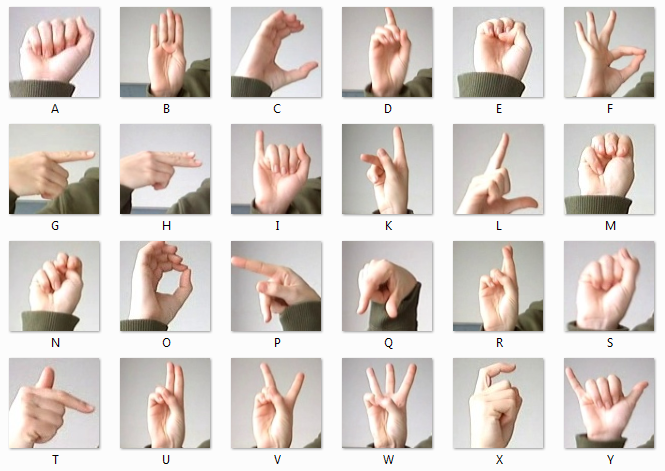
#> input picture data/sign_mnist/amer_sign2.png, 665 x 471 px
$ python -i SLR.py   (imports and definitions only)
#> lines starting #> are read from the running program, lines starting #| are printed output that depends on the picture; after the words box and inside, x2 and y2 are one past the last pixel; in counts of white or black regions, pixels touching at a corner belong together
import os
import gc
import cv2
import numpy as np
import pandas as pd
import matplotlib.pyplot as plt
import tensorflow as tf
from tensorflow.keras.models import Sequential
from tensorflow.keras.layers import Conv2D, MaxPooling2D, Dense
import seaborn as sns
from sklearn.metrics import confusion_matrix

def crop_hand_simple(img_gray, output_size=64):
    h, w = img_gray.shape

    # Adaptive threshold handles varied lighting better than a fixed value
    thresh = cv2.adaptiveThreshold(
        img_gray, 255,
        cv2.ADAPTIVE_THRESH_GAUSSIAN_C,
        cv2.THRESH_BINARY, 11, 2
    )

    # Morphological closing fills small gaps in the hand region
    kernel = cv2.getStructuringElement(cv2.MORPH_ELLIPSE, (7, 7))
    thresh = cv2.morphologyEx(thresh, cv2.MORPH_CLOSE, kernel)

    contours, _ = cv2.findContours(thresh, cv2.RETR_EXTERNAL, cv2.CHAIN_APPROX_SIMPLE)
    contours = [c for c in contours if cv2.contourArea(c) > 1000]

    if contours:
        c = max(contours, key=cv2.contourArea)
        x, y, cw, ch = cv2.boundingRect(c)
        pad = int(max(cw, ch) * 0.2)
        x1, y1 = max(0, x - pad), max(0, y - pad)
        x2, y2 = min(w, x + cw + pad), min(h, y + ch + pad)
        cropped = img_gray[y1:y2, x1:x2]
    else:
        # Warn instead of silently producing a bad crop
        print("No contour found — falling back to center crop")
        margin_y, margin_x = int(h * 0.2), int(w * 0.2)
        cropped = img_gray[margin_y:h - margin_y, margin_x:w - margin_x]

    # Square-pad with black to preserve aspect ratio
    ch, cw = cropped.shape
    size = max(ch, cw)
    canvas = np.zeros((size, size), dtype=np.uint8)
    canvas[(size - ch) // 2:(size - ch) // 2 + ch,
           (size - cw) // 2:(size - cw) // 2 + cw] = cropped

    # Resize to a fixed output resolution
    return cv2.resize(canvas, (output_size, output_size), interpolation=cv2.INTER_AREA)

# [45 lines left out: functions build_cropped_dataset, resize_and_cast, random_black_background, not called in this run]

# augment MNIST by blurring to encourage robustness
def augment_mnist(x, y):
    x = tf.nn.avg_pool2d(x, ksize=2, strides=1, padding='SAME')
    return x, y


# [244 lines left out: function SLR, not called in this run]

# [6 lines not run here, left out]

>>> import cv2
>>> picture = cv2.imread('../data/sign_mnist/amer_sign2.png', cv2.IMREAD_GRAYSCALE)
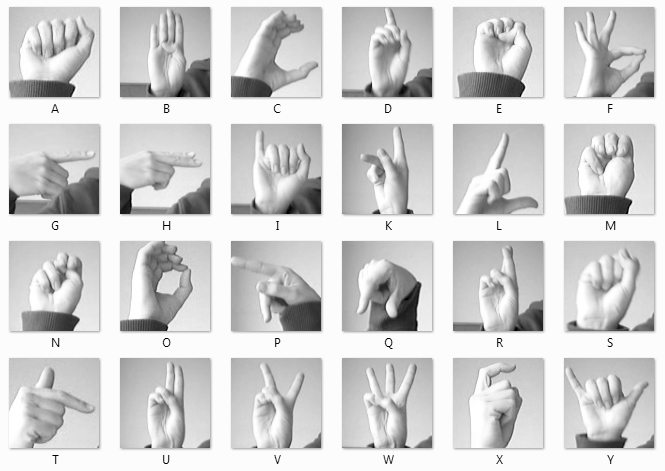
#> picture: shape (471, 665); min 0, max 255, mean 209.7
>>> result = crop_hand_simple(picture)
#> in crop_hand_simple, `thresh = cv2.adaptiveThreshold( img_gray, 255, cv2.ADAPTIVE_THRESH_GAU..`:
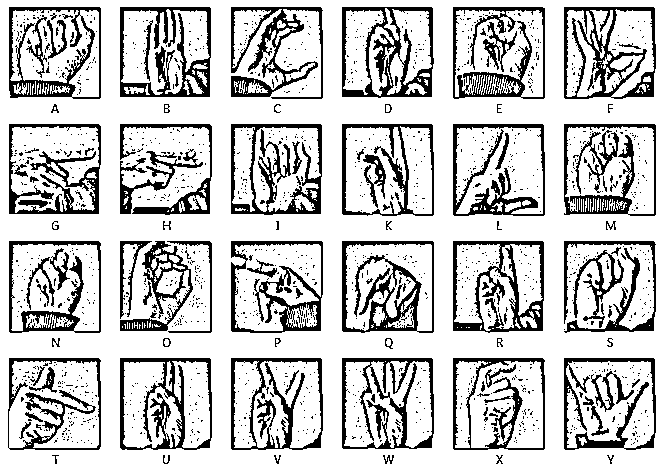
#> thresh: shape (471, 665); 78.4% white; 1511 black regions (1401 under 20 px), largest, box (x1, y1, x2, y2) and area: (342, 7, 434, 98) 2916, (564, 7, 656, 99) 2873, (120, 7, 211, 97) 2797
#> in crop_hand_simple, `thresh = cv2.morphologyEx(thresh, cv2.MORPH_CLOSE, kernel)`:
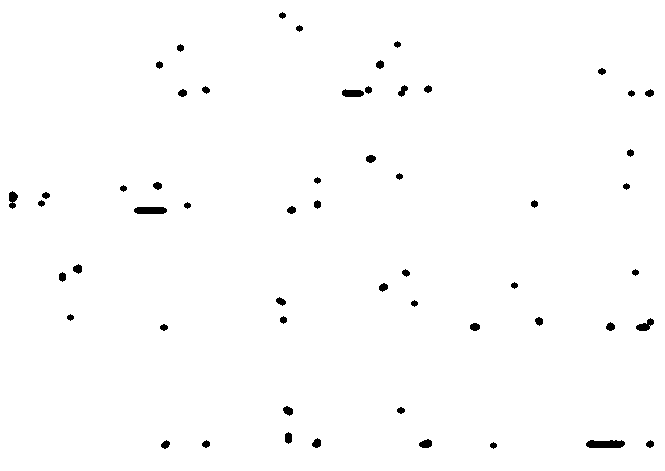
#> thresh: shape (471, 665); 99% white; 55 black regions, largest, box (x1, y1, x2, y2) and area: (586, 440, 625, 448) 268, (134, 207, 167, 214) 215, (342, 89, 364, 97) 142
#> in crop_hand_simple, `contours, _ = cv2.findContours(thresh, cv2.RETR_EXTERNAL, cv2.CHAIN_AP..`: contours = [[[0, 0], [0, 470], [664, 470], [664, 0]]]
#> in crop_hand_simple, `c = max(contours, key=cv2.contourArea)`: c = [[0, 0], [0, 470], [664, 470], [664, 0]]
#> in crop_hand_simple, `x, y, cw, ch = cv2.boundingRect(c)`: x = 0; cw = 665; ch = 471
#> in crop_hand_simple, `pad = int(max(cw, ch) * 0.2)`: pad = 133
#> in crop_hand_simple, `x1, y1 = max(0, x - pad), max(0, y - pad)`: x1 = 0
#> in crop_hand_simple, `x2, y2 = min(w, x + cw + pad), min(h, y + ch + pad)`: x2 = 665; y2 = 471
#> in crop_hand_simple, `canvas[(size - ch) // 2:(size - ch) // 2 + ch, (size - cw) // 2:(size ..`:
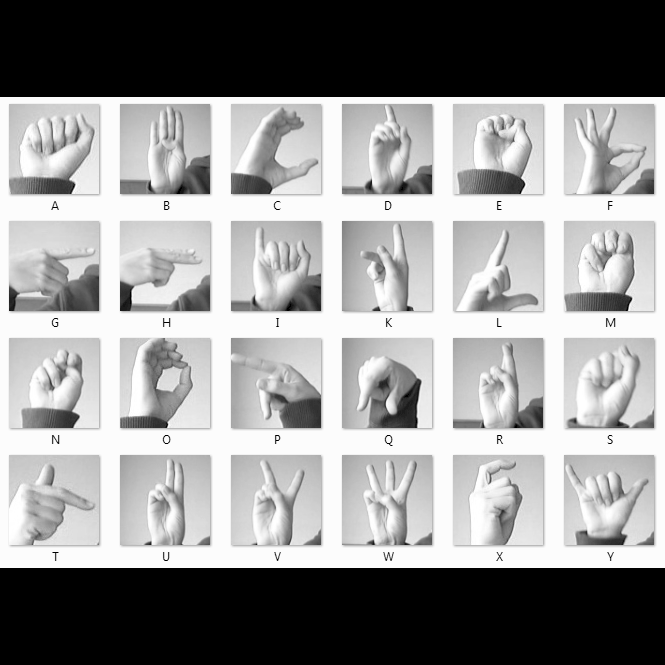
#> canvas: shape (665, 665); min 0, max 255, mean 148.5
#> in crop_hand_simple, `return cv2.resize(canvas, (output_size, output_size), interpolation=cv..`:
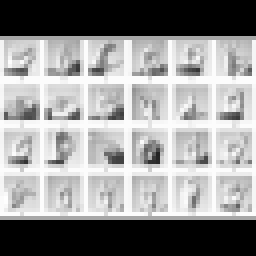
#> returned value: shape (64, 64) (shown 4 times larger); min 0, max 255, mean 148.5
